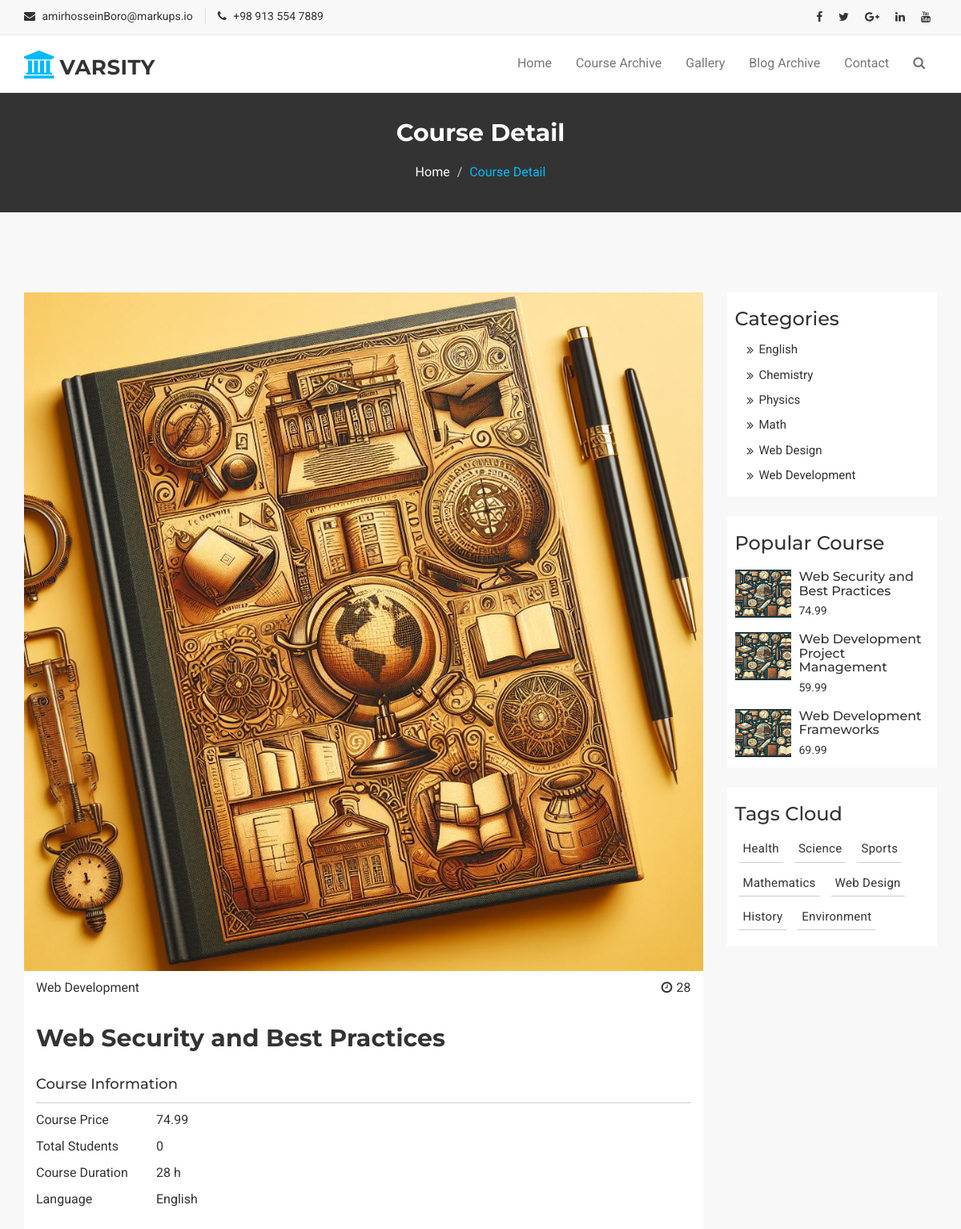
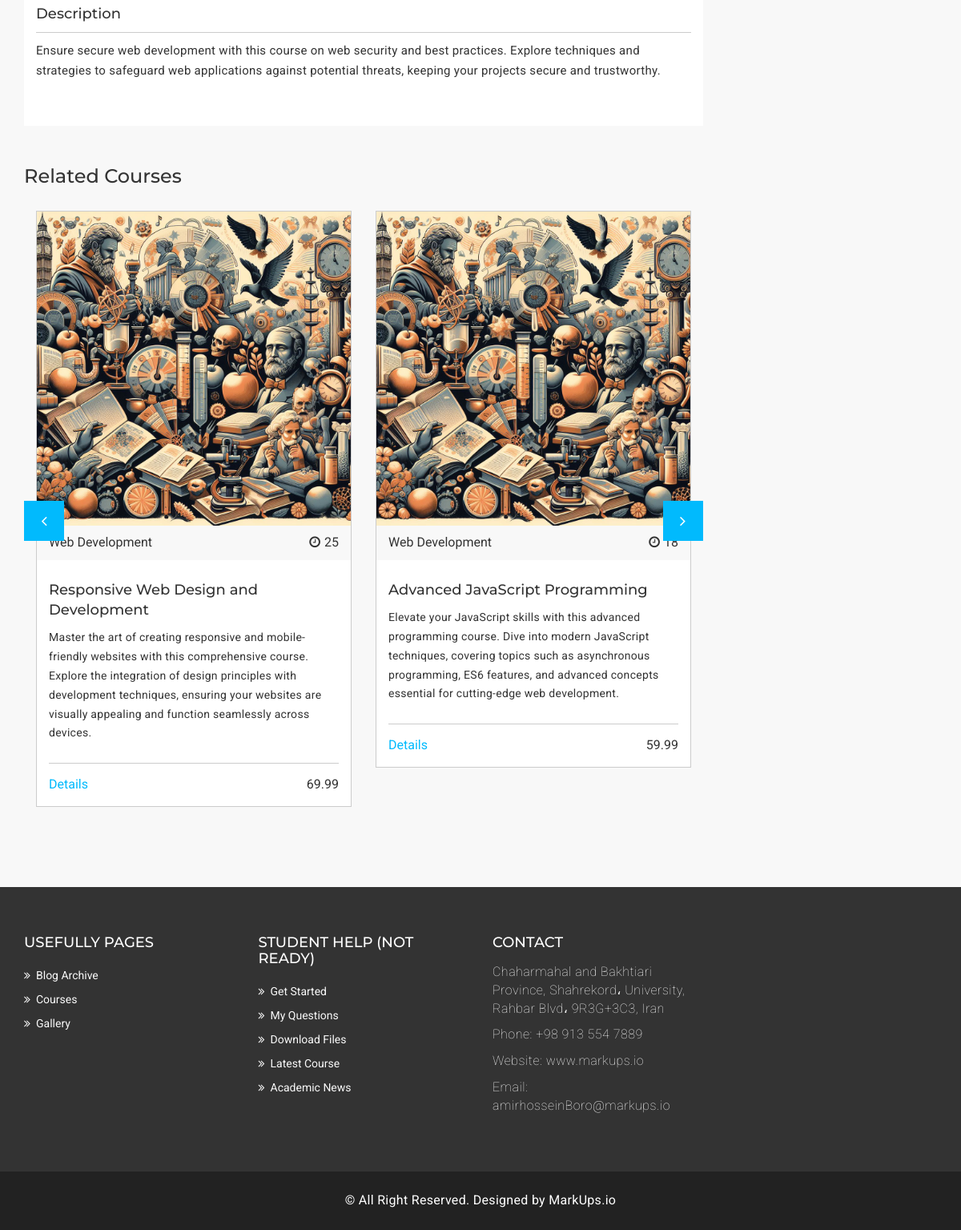
The page /course-detail.php?id=57 on the database its author committed (2 pictures, top to bottom).
### tables this page shows
CREATE TABLE IF NOT EXISTS Courses
(
    course_id     INT AUTO_INCREMENT PRIMARY KEY,
    title         VARCHAR(255) NOT NULL,
    description   TEXT,
    teacher_id INT,
    category_id   INT,
    photo_address VARCHAR(255),
    rating        DECIMAL(3, 2),
    lessons_count INT,
    duration_hour INT,
    language      VARCHAR(50),
    price         DECIMAL(10, 2),
    FOREIGN KEY (teacher_id) REFERENCES Teachers (teacher_id),
    FOREIGN KEY (category_id) REFERENCES Categories (category_id)
);

CREATE TABLE IF NOT EXISTS Categories
(
    category_id INT AUTO_INCREMENT PRIMARY KEY,
    name        VARCHAR(255) UNIQUE,
    description TEXT
);

### course-detail.php (the view, shortened to what the rows shown need)
<?php
$servername = "localhost";
$username = "root";
$password = "";
$database = "varsity";
try {
    $conn = new mysqli($servername, $username, $password, $database);
    $selectedCourseId = $_GET['id'];
    $sql = "SELECT c.*, cat.name AS category_name, COALESCE(e.number_of_students, 0) AS number_of_students
                                        FROM Courses c
                                        JOIN Categories cat ON c.category_id = cat.category_id
                                        LEFT JOIN (
                                            SELECT course_id, COUNT(DISTINCT user_id) AS number_of_students
                                            FROM Enrollments
                                            GROUP BY course_id
                                        ) e ON c.course_id = e.course_id
                                        WHERE c.course_id = $selectedCourseId;";
    $result = mysqli_query($conn, $sql);
    $courseData = mysqli_fetch_assoc($result);
    $courseCategory = $courseData['category_id'];
    $sql = "-- Select columns from Courses, category_name, and count of distinct students (COALESCE used to handle null values)
                SELECT c.*, cat.name AS category_name, COALESCE(e.number_of_students, 0) AS number_of_students
                FROM Courses c
                LEFT JOIN (
                    SELECT course_id, COUNT(DISTINCT user_id) AS number_of_students
                    FROM Enrollments
                    GROUP BY course_id
                ) e ON c.course_id = e.course_id
                JOIN Categories cat ON c.category_id = cat.category_id
                WHERE c.category_id = $courseCategory AND c.course_id != $selectedCourseId;";
    $similarCourses = mysqli_query($conn, $sql);
} catch (PDOException $e) {
    echo "Error: " . $e->getMessage();
}
try {
    $conn = new PDO("mysql:host=$servername;dbname=$database", $username, $password);
    $conn->setAttribute(PDO::ATTR_ERRMODE, PDO::ERRMODE_EXCEPTION);
    $stmt = $conn->prepare("SELECT Courses.*, Teachers.user_id, Users.full_name AS teacher_name
                        FROM Courses
                        INNER JOIN Teachers ON Courses.teacher_id = Teachers.teacher_id
                        INNER JOIN Users ON Teachers.user_id = Users.user_id
                        ORDER BY Courses.title DESC
                        LIMIT 3;");
    $stmt->execute();
    $topCourses = $stmt->fetchAll(PDO::FETCH_ASSOC);
} catch (PDOException $e) {
    echo "Error: " . $e->getMessage();
}
?>
<!DOCTYPE html>
<html lang="en">
<head>
    <link href="assets/css/font-awesome.css" rel="stylesheet">
    <link href="assets/css/bootstrap.css" rel="stylesheet">
    <link rel="stylesheet" type="text/css" href="assets/css/slick.css">
    <link rel="stylesheet" href="assets/css/jquery.fancybox.css" type="text/css" media="screen"/>
    <link id="switcher" href="assets/css/theme-color/default-theme.css" rel="stylesheet">
    <link href="assets/css/style.css" rel="stylesheet">
</head>
<body>
<section id="mu-page-breadcrumb">
    <div class="container">
        <div class="row">
            <div class="col-md-12">
                <div class="mu-page-breadcrumb-area">
                    <h2>Course Detail</h2>
                </div>
            </div>
        </div>
    </div>
</section>
<section id="mu-course-content">
    <div class="container">
        <div class="row">
            <div class="col-md-12">
                <div class="mu-course-content-area">
                    <div class="row">
                        <div class="col-md-9">
                            <div class="mu-course-container mu-course-details">
                                <div class="row">
                                    <div class="col-md-12">
                                        <div class="mu-latest-course-single">
                                            <figure class="mu-latest-course-img">
                                                <a href="course-detail.php?id=<?php echo $courseData['course_id']; ?>"><img src="assets/img/courses/<?php echo $courseData['photo_address']; ?>" alt="img"></a>
                                                <figcaption class="mu-latest-course-imgcaption">
                                                    <a href="course-detail.php?id=<?php echo $courseData['course_id']; ?>"><?php echo $courseData['category_name']; ?></a>
                                                    <span><i class="fa fa-clock-o"></i><?php echo $courseData['duration_hour']; ?></span>
                                                </figcaption>
                                            </figure>
                                            <div class="mu-latest-course-single-content">
                                                <h2><a href="#"><?php echo $courseData['title']; ?></a></h2>
                                                <h4>Course Information</h4>
                                                <ul>
                                                    <li><span>Course Price</span> <span><?php echo $courseData['price']; ?></span></li>
                                                    <li><span>Total Students</span> <span><?php echo $courseData['number_of_students']; ?></span></li>
                                                    <li><span>Course Duration</span> <span><?php echo $courseData['duration_hour']; ?> h</span></li>
                                                    <li><span>Language</span> <span><?php echo $courseData['language']; ?></span></li>
                                                </ul>
                                                <h4>Description</h4>
                                                <p><?php echo $courseData['description']; ?></p>
                                            </div>
                                        </div>
                                    </div>
                                </div>
                            </div>
                            <div class="row">
                                <div class="col-md-12">
                                    <div class="mu-related-item">
                                        <div class="mu-related-item-area">
                                            <div id="mu-related-item-slide">
                                                <?php foreach ($similarCourses as $course): ?>
                                                <div class="col-md-6">
                                                    <div class="mu-latest-course-single">
                                                        <figure class="mu-latest-course-img">
                                                            <a href="course-detail.php?id=<?php echo $course['course_id']; ?>"><img alt="img"
                                                                             src="assets/img/courses/related_<?php echo $course['photo_address']; ?>"></a>
                                                            <figcaption class="mu-latest-course-imgcaption">
                                                                <a href="search.php?search=<?php echo $course['category_name']; ?>"><?php echo $course['category_name']; ?></a>
                                                                <span><i class="fa fa-clock-o"></i><?php echo $course['duration_hour']; ?></span>
                                                            </figcaption>
                                                        </figure>
                                                        <div class="mu-latest-course-single-content">
                                                            <h4><a><?php echo $course['title']; ?></a></h4>
                                                            <p><?php echo $course['description']; ?></p>
                                                            <div class="mu-latest-course-single-contbottom">
                                                                <a href="course-detail.php?id=<?php echo $course['course_id']; ?>" class="mu-course-details">Details</a>
                                                                <span class="mu-course-price"><?php echo $course['price']; ?></span>
                                                            </div>
                                                        </div>
                                                    </div>
                                                </div>
                                                <?php endforeach; ?>
                                            </div>
                                        </div>
                                    </div>
                                </div>
                            </div>
                        </div>
                        <div class="col-md-3">
                            <aside class="mu-sidebar">
                                <div class="mu-single-sidebar">
                                    <div class="mu-sidebar-popular-courses">
                                        <?php foreach ($topCourses as $course): ?>
                                            <div class="media">
                                                <div class="media-left">
                                                    <a href="course-detail.php?id=<?php echo $course['course_id']; ?>">
                                                        <img class="media-object"
                                                             src="assets/img/courses/popular_<?php echo $course['photo_address']; ?>"
                                                             alt="img">
                                                    </a>
                                                </div>
                                                <div class="media-body">
                                                    <h4 class="media-heading"><a
                                                                href="course-detail.php?id=<?php echo $course['course_id']; ?>"><?php echo $course['title']; ?></a></h4>
                                                    <span class="popular-course-price"><?php echo $course['price']; ?></span>
                                                </div>
                                            </div>
                                        <?php endforeach; ?>
                                    </div>
                                </div>
                            </aside>
                        </div>
                    </div>
                </div>
            </div>
        </div>
    </div>
</section>
</body>
</html>

### rows shown on the page
courses: photo_address (placeholder picture), category.name "Web Development", duration_hour "28", title "Web Security and Best Practices", price "74.99", language "English", description "Ensure secure web development with this course on web security and best practices. Explore techniques and strategies to safeguard web applications against potential threats, keeping your projects secure and trustworthy."
courses: photo_address (placeholder picture), category.name "Web Development", duration_hour "25", title "Responsive Web Design and Development", description "Master the art of creating responsive and mobile-friendly websites with this comprehensive course. Explore the integration of design principles with development techniques, ensuring your websites are visually appealing and function seamlessly across devices.", price "69.99"
courses: photo_address (placeholder picture), category.name "Web Development", duration_hour "18", title "Advanced JavaScript Programming", description "Elevate your JavaScript skills with this advanced programming course. Dive into modern JavaScript techniques, covering topics such as asynchronous programming, ES6 features, and advanced concepts essential for cutting-edge web development.", price "59.99"
courses: photo_address (placeholder picture), title "Web Development Project Management", price "59.99"
courses: photo_address (placeholder picture), title "Web Development Frameworks", price "69.99"

### other values the page prints
$courseData['number_of_students'] "0"
